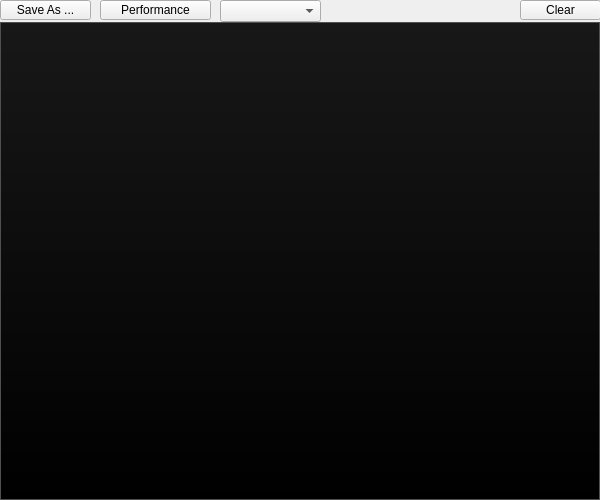
<?xml version="1.0" encoding="UTF-8"?>
<ui version="4.0">
 <class>LoggerWnd</class>
 <widget class="QWidget" name="LoggerWnd">
  <property name="geometry">
   <rect>
    <x>0</x>
    <y>0</y>
    <width>600</width>
    <height>500</height>
   </rect>
  </property>
  <property name="minimumSize">
   <size>
    <width>200</width>
    <height>100</height>
   </size>
  </property>
  <property name="windowTitle">
   <string>Logger</string>
  </property>
  <property name="styleSheet">
   <string notr="true">
QMainWindow {
	background-color: #313131;
}

QTextEdit {
	color: white;
    border: 1px solid #505050;
	background: qlineargradient(x1: 0, y1: 0, x2: 0, y2: 1, stop: 0 #181818, stop: 1.0 #000000);
	font-family: Courier, &quot;Courier New&quot;, monospace;
}

QTextEdit:focus
{
    border: 1px solid #505050;
	background: qlineargradient(x1: 0, y1: 0, x2: 0, y2: 1, stop: 0 #181818, stop: 1.0 #000000);
}
</string>
  </property>
  <widget class="QWidget" name="centralwidget">
   <widget class="QTextEdit" name="txtLog">
    <property name="geometry">
     <rect>
      <x>0</x>
      <y>22</y>
      <width>600</width>
      <height>478</height>
     </rect>
    </property>
    <property name="readOnly">
     <bool>true</bool>
    </property>
   </widget>
   <widget class="QPushButton" name="btnSaveAs">
    <property name="geometry">
     <rect>
      <x>0</x>
      <y>0</y>
      <width>91</width>
      <height>20</height>
     </rect>
    </property>
    <property name="text">
     <string>Save As ...</string>
    </property>
   </widget>
   <widget class="QPushButton" name="btnClear">
    <property name="geometry">
     <rect>
      <x>520</x>
      <y>0</y>
      <width>81</width>
      <height>20</height>
     </rect>
    </property>
    <property name="text">
     <string>Clear</string>
    </property>
   </widget>
   <widget class="QPushButton" name="btnPerf">
    <property name="geometry">
     <rect>
      <x>100</x>
      <y>0</y>
      <width>111</width>
      <height>20</height>
     </rect>
    </property>
    <property name="text">
     <string>Performance</string>
    </property>
   </widget>
   <widget class="QComboBox" name="cmbLevel">
    <property name="geometry">
     <rect>
      <x>220</x>
      <y>0</y>
      <width>101</width>
      <height>22</height>
     </rect>
    </property>
   </widget>
  </widget>
  <action name="actionSave_As">
   <property name="text">
    <string>Save As ...</string>
   </property>
  </action>
 </widget>
 <resources/>
 <connections/>
</ui>
